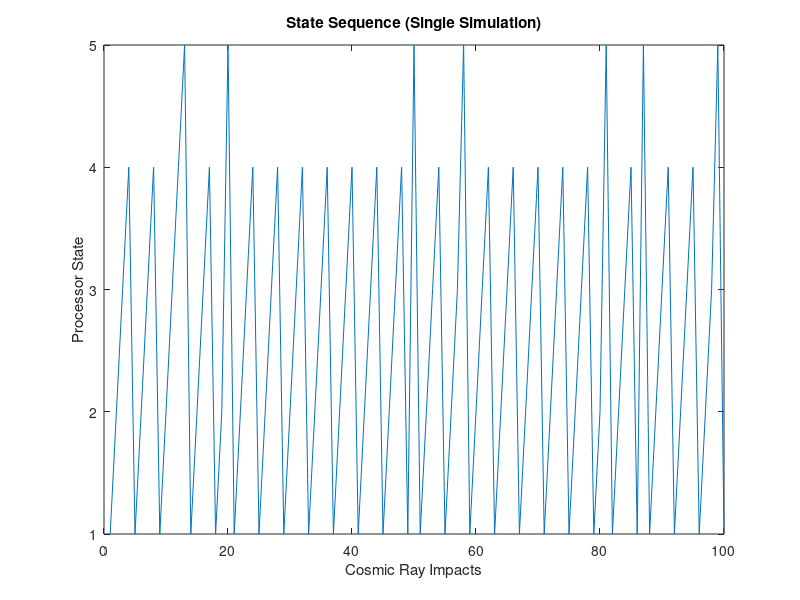
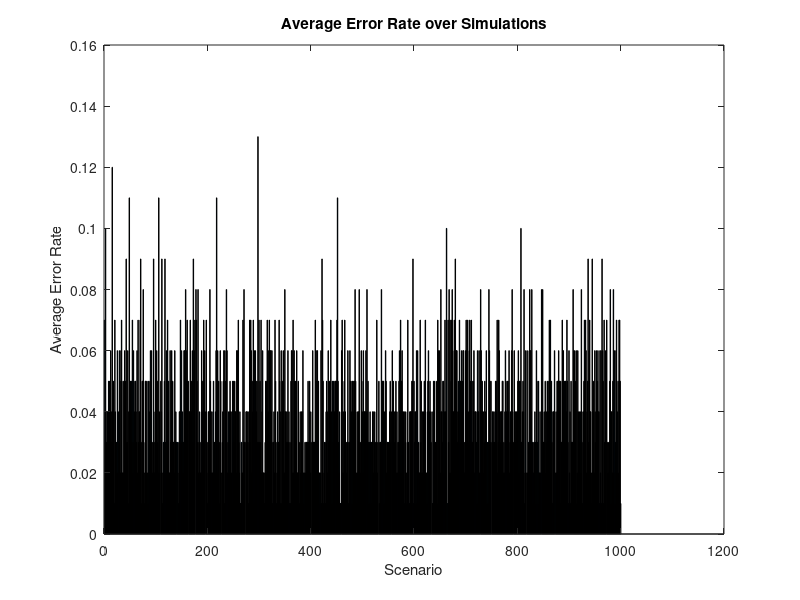

The MATLAB source for these figures, in order: (Note: this script raises an error after producing the figures.)
% Define number of states and error probabilities
num_states = 5;
error_prob = [0.01 0.05 0.08 0.02 0.005];

% Initial state
initial_state = 1;

% Simulation parameters
num_simulations = 1000; % Number of simulations to run
max_impacts = 100; % Maximum number of cosmic ray impacts per simulation

% Initialize variables
all_state_sequences = zeros(num_simulations, max_impacts);
error_counts = zeros(num_simulations, 1);
time_to_error = ones(num_simulations, 1);
avg_error_rate_s = zeros(num_simulations, 1);

% Loop for multiple simulations
for sim_idx = 1:num_simulations
  %error_prob = poisspdf(0:num_states-1, rand*5);
  % Current state
  current_state = initial_state;
  
  % Loop for impacts within a single simulation
  for impact_idx = 1:max_impacts
    % Check for cosmic ray impact
    if rand < error_prob(current_state)
      % Transition to an error state
      %new_state = randi(num_states - 1, 1) + 1;
      % while new_state == current_state
      %   new_state = 1;
      % end
      current_state = num_states;
    end
    
    % Record state in the sequence
    all_state_sequences(sim_idx, impact_idx) = current_state;
    
    % Transition to next state
    if current_state == 5   % If current_state is an error state
        if rand < error_prob(current_state) % calculate  if it remains in error
            current_state = 5;
        else    % Else go to the first state
            current_state = 1;
        end
    else
        current_state = current_state+1;
        if current_state == 5   % Dont go to error state, when there is no error
            current_state = 1;  % Go to the first state instead
        end
    end
  end
  
  % Analyze errors for this simulation
  error_counts(sim_idx) = sum(all_state_sequences(sim_idx,:) > 4); % Assuming states 3-5 are error states
  if any(all_state_sequences(sim_idx,:) > 4) % Check if any element is greater than 2
    time_to_error(sim_idx) = find(all_state_sequences(sim_idx,:) > 4, 1, 'first');
  end
  
  avg_error_rate_s(sim_idx) = mean(error_counts(sim_idx)) / max_impacts;

end

% Average error rate
avg_error_rate = mean(error_counts) / max_impacts;

% Average time to error
avg_time_to_error = mean(time_to_error(time_to_error ~= max_impacts)); % Exclude simulations without errors

% Plot state transitions for a single simulation (optional)
figure;
plot(1:max_impacts, all_state_sequences(1,:));
xlabel('Cosmic Ray Impacts');
ylabel('Processor State');
title('State Sequence (Single Simulation)');

% Plot average error rate
figure;
bar(1:sim_idx, avg_error_rate_s);
xlabel('Scenario');
ylabel('Average Error Rate');
title('Average Error Rate over Simulations');

% Plot distribution of time to error (optional)
figure;
histogram(time_to_error(time_to_error ~= max_impacts));
xlabel('Time to Error (Impacts)');
ylabel('Frequency');
title('Distribution of Time to Error');

% Display results
disp(['Average Error Rate: ' num2str(avg_error_rate)]);
disp(['Average Time to Error: ' num2str(avg_time_to_error)]);